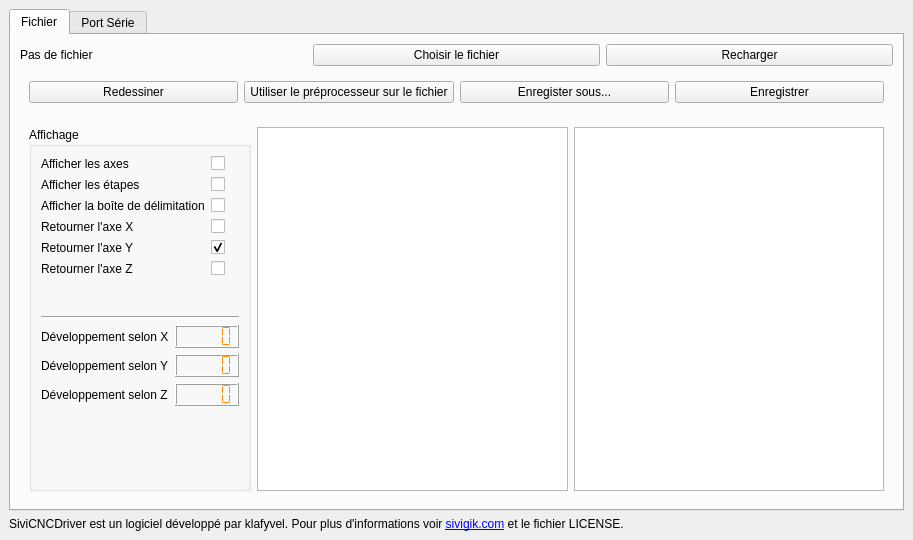
<?xml version="1.0" encoding="UTF-8"?>
<ui version="4.0">
 <class>MainWindow</class>
 <widget class="QMainWindow" name="MainWindow">
  <property name="geometry">
   <rect>
    <x>0</x>
    <y>0</y>
    <width>913</width>
    <height>540</height>
   </rect>
  </property>
  <property name="windowTitle">
   <string>SiviCNCDriver</string>
  </property>
  <property name="windowIcon">
   <iconset>
    <normaloff>rc/siviIcon.png</normaloff>rc/siviIcon.png</iconset>
  </property>
  <property name="tabShape">
   <enum>QTabWidget::Triangular</enum>
  </property>
  <widget class="QWidget" name="centralwidget">
   <layout class="QVBoxLayout" name="verticalLayout_4">
    <item>
     <widget class="QTabWidget" name="tabWidget_2">
      <property name="styleSheet">
       <string notr="true"/>
      </property>
      <property name="currentIndex">
       <number>0</number>
      </property>
      <widget class="QWidget" name="tab_2">
       <attribute name="title">
        <string>Fichier</string>
       </attribute>
       <layout class="QVBoxLayout" name="verticalLayout_9">
        <item>
         <layout class="QHBoxLayout" name="horizontalLayout">
          <item>
           <widget class="QLabel" name="filename">
            <property name="text">
             <string>Pas de fichier</string>
            </property>
           </widget>
          </item>
          <item>
           <widget class="QPushButton" name="btn_file">
            <property name="text">
             <string>Choisir le fichier</string>
            </property>
            <property name="icon">
             <iconset>
              <normaloff>rc/load.png</normaloff>rc/load.png</iconset>
            </property>
           </widget>
          </item>
          <item>
           <widget class="QPushButton" name="btn_reload">
            <property name="text">
             <string>Recharger</string>
            </property>
            <property name="icon">
             <iconset>
              <normaloff>rc/reload.png</normaloff>rc/reload.png</iconset>
            </property>
           </widget>
          </item>
         </layout>
        </item>
        <item>
         <widget class="QWidget" name="widget" native="true">
          <layout class="QHBoxLayout" name="horizontalLayout_3">
           <item>
            <widget class="QPushButton" name="redraw">
             <property name="text">
              <string>Redessiner</string>
             </property>
             <property name="icon">
              <iconset>
               <normaloff>rc/writing.png</normaloff>rc/writing.png</iconset>
             </property>
            </widget>
           </item>
           <item>
            <widget class="QPushButton" name="btn_preprocessor">
             <property name="text">
              <string>Utiliser le préprocesseur sur le fichier</string>
             </property>
             <property name="icon">
              <iconset>
               <normaloff>rc/work.png</normaloff>rc/work.png</iconset>
             </property>
            </widget>
           </item>
           <item>
            <widget class="QPushButton" name="btn_save_as">
             <property name="text">
              <string>Enregister sous...</string>
             </property>
             <property name="icon">
              <iconset>
               <normaloff>rc/save.png</normaloff>rc/save.png</iconset>
             </property>
            </widget>
           </item>
           <item>
            <widget class="QPushButton" name="btn_save_file">
             <property name="text">
              <string>Enregistrer</string>
             </property>
             <property name="icon">
              <iconset>
               <normaloff>rc/save.png</normaloff>rc/save.png</iconset>
             </property>
            </widget>
           </item>
          </layout>
         </widget>
        </item>
        <item>
         <widget class="QWidget" name="widget_2" native="true">
          <layout class="QHBoxLayout" name="horizontalLayout_5">
           <item>
            <widget class="QGroupBox" name="groupBox_5">
             <property name="title">
              <string>Affichage</string>
             </property>
             <layout class="QVBoxLayout" name="verticalLayout">
              <item>
               <layout class="QFormLayout" name="formLayout_4">
                <item row="0" column="0">
                 <widget class="QLabel" name="afficherLesAxesLabel">
                  <property name="text">
                   <string>Afficher les axes</string>
                  </property>
                 </widget>
                </item>
                <item row="0" column="1">
                 <widget class="QCheckBox" name="display_axis"/>
                </item>
                <item row="1" column="0">
                 <widget class="QLabel" name="afficherLesTapesLabel">
                  <property name="text">
                   <string>Afficher les étapes</string>
                  </property>
                 </widget>
                </item>
                <item row="1" column="1">
                 <widget class="QCheckBox" name="display_draw_steps"/>
                </item>
                <item row="2" column="0">
                 <widget class="QLabel" name="afficherLaBoTeDeDLimitationLabel">
                  <property name="text">
                   <string>Afficher la boîte de délimitation</string>
                  </property>
                 </widget>
                </item>
                <item row="2" column="1">
                 <widget class="QCheckBox" name="display_bounding_box"/>
                </item>
                <item row="3" column="0">
                 <widget class="QLabel" name="inverserLAxeXLabel">
                  <property name="text">
                   <string>Retourner l'axe X</string>
                  </property>
                 </widget>
                </item>
                <item row="3" column="1">
                 <widget class="QCheckBox" name="reverse_display_x"/>
                </item>
                <item row="4" column="0">
                 <widget class="QLabel" name="inverserLAxeYLabel">
                  <property name="text">
                   <string>Retourner l'axe Y</string>
                  </property>
                 </widget>
                </item>
                <item row="4" column="1">
                 <widget class="QCheckBox" name="reverse_display_y">
                  <property name="checked">
                   <bool>true</bool>
                  </property>
                 </widget>
                </item>
                <item row="5" column="0">
                 <widget class="QLabel" name="inverserLAxeZLabel">
                  <property name="text">
                   <string>Retourner l'axe Z</string>
                  </property>
                 </widget>
                </item>
                <item row="5" column="1">
                 <widget class="QCheckBox" name="reverse_display_z"/>
                </item>
               </layout>
              </item>
              <item>
               <widget class="Line" name="line">
                <property name="orientation">
                 <enum>Qt::Horizontal</enum>
                </property>
               </widget>
              </item>
              <item>
               <layout class="QFormLayout" name="formLayout_5">
                <item row="0" column="0">
                 <widget class="QLabel" name="label_5">
                  <property name="text">
                   <string>Développement selon X</string>
                  </property>
                 </widget>
                </item>
                <item row="0" column="1">
                 <widget class="QLCDNumber" name="space_x">
                  <property name="styleSheet">
                   <string notr="true">color:DarkOrange;</string>
                  </property>
                  <property name="segmentStyle">
                   <enum>QLCDNumber::Flat</enum>
                  </property>
                  <property name="value" stdset="0">
                   <double>0.000000000000000</double>
                  </property>
                 </widget>
                </item>
                <item row="1" column="0">
                 <widget class="QLabel" name="label_11">
                  <property name="text">
                   <string>Développement selon Y</string>
                  </property>
                 </widget>
                </item>
                <item row="1" column="1">
                 <widget class="QLCDNumber" name="space_y">
                  <property name="styleSheet">
                   <string notr="true">color:DarkOrange;</string>
                  </property>
                  <property name="lineWidth">
                   <number>1</number>
                  </property>
                  <property name="segmentStyle">
                   <enum>QLCDNumber::Flat</enum>
                  </property>
                 </widget>
                </item>
                <item row="2" column="0">
                 <widget class="QLabel" name="label_12">
                  <property name="text">
                   <string>Développement selon Z</string>
                  </property>
                 </widget>
                </item>
                <item row="2" column="1">
                 <widget class="QLCDNumber" name="space_z">
                  <property name="styleSheet">
                   <string notr="true">color:DarkOrange;</string>
                  </property>
                  <property name="smallDecimalPoint">
                   <bool>false</bool>
                  </property>
                  <property name="segmentStyle">
                   <enum>QLCDNumber::Flat</enum>
                  </property>
                 </widget>
                </item>
               </layout>
              </item>
             </layout>
            </widget>
           </item>
           <item>
            <widget class="QGraphicsView" name="fileview">
             <property name="sizeAdjustPolicy">
              <enum>QAbstractScrollArea::AdjustToContents</enum>
             </property>
             <property name="dragMode">
              <enum>QGraphicsView::ScrollHandDrag</enum>
             </property>
            </widget>
           </item>
           <item>
            <widget class="QTextEdit" name="code_edit"/>
           </item>
          </layout>
         </widget>
        </item>
       </layout>
      </widget>
      <widget class="QWidget" name="tab_3">
       <attribute name="title">
        <string>Port Série</string>
       </attribute>
       <layout class="QHBoxLayout" name="horizontalLayout_2">
        <item>
         <widget class="QGroupBox" name="groupBox">
          <property name="title">
           <string>Moniteur série</string>
          </property>
          <layout class="QVBoxLayout" name="verticalLayout_2">
           <item>
            <widget class="QTextEdit" name="serial_monitor">
             <property name="sizePolicy">
              <sizepolicy hsizetype="Expanding" vsizetype="Minimum">
               <horstretch>0</horstretch>
               <verstretch>0</verstretch>
              </sizepolicy>
             </property>
             <property name="minimumSize">
              <size>
               <width>0</width>
               <height>300</height>
              </size>
             </property>
             <property name="maximumSize">
              <size>
               <width>16777215</width>
               <height>2000</height>
              </size>
             </property>
             <property name="styleSheet">
              <string notr="true">background-color:black;</string>
             </property>
             <property name="readOnly">
              <bool>true</bool>
             </property>
             <property name="html">
              <string>&lt;!DOCTYPE HTML PUBLIC &quot;-//W3C//DTD HTML 4.0//EN&quot; &quot;http://www.w3.org/TR/REC-html40/strict.dtd&quot;&gt;
&lt;html&gt;&lt;head&gt;&lt;meta name=&quot;qrichtext&quot; content=&quot;1&quot; /&gt;&lt;style type=&quot;text/css&quot;&gt;
p, li { white-space: pre-wrap; }
&lt;/style&gt;&lt;/head&gt;&lt;body style=&quot; font-family:'Noto Sans'; font-size:10pt; font-weight:400; font-style:normal;&quot;&gt;
&lt;p style=&quot;-qt-paragraph-type:empty; margin-top:12px; margin-bottom:12px; margin-left:0px; margin-right:0px; -qt-block-indent:0; text-indent:0px; font-family:'Ubuntu'; font-size:11pt;&quot;&gt;&lt;br /&gt;&lt;/p&gt;&lt;/body&gt;&lt;/html&gt;</string>
             </property>
            </widget>
           </item>
           <item>
            <layout class="QHBoxLayout" name="horizontalLayout_4">
             <item>
              <widget class="QLabel" name="label_4">
               <property name="text">
                <string>Commande :</string>
               </property>
              </widget>
             </item>
             <item>
              <widget class="QLineEdit" name="command_edit"/>
             </item>
             <item>
              <widget class="QPushButton" name="btn_command">
               <property name="text">
                <string>Envoyer</string>
               </property>
               <property name="icon">
                <iconset>
                 <normaloff>rc/run.png</normaloff>rc/run.png</iconset>
               </property>
              </widget>
             </item>
            </layout>
           </item>
           <item>
            <widget class="QPushButton" name="btn_send_current_file">
             <property name="text">
              <string>Envoyer le fichier courrant</string>
             </property>
             <property name="icon">
              <iconset>
               <normaloff>rc/upload.png</normaloff>rc/upload.png</iconset>
             </property>
            </widget>
           </item>
           <item>
            <widget class="QProgressBar" name="sending_progress">
             <property name="value">
              <number>0</number>
             </property>
            </widget>
           </item>
          </layout>
         </widget>
        </item>
        <item>
         <widget class="QTabWidget" name="tabWidget">
          <property name="enabled">
           <bool>true</bool>
          </property>
          <property name="currentIndex">
           <number>0</number>
          </property>
          <widget class="QWidget" name="tab_serial">
           <attribute name="title">
            <string>Port série</string>
           </attribute>
           <layout class="QVBoxLayout" name="verticalLayout_3">
            <item>
             <widget class="QWidget" name="trueSerialContainer" native="true">
              <layout class="QVBoxLayout" name="verticalLayout_10">
               <item>
                <layout class="QFormLayout" name="serial_settings">
                 <item row="0" column="0">
                  <widget class="QLabel" name="mulerUnPortSRieLabel">
                   <property name="text">
                    <string>Émuler un port série</string>
                   </property>
                  </widget>
                 </item>
                 <item row="0" column="1">
                  <widget class="QCheckBox" name="chk_fake_serial"/>
                 </item>
                 <item row="1" column="0">
                  <widget class="QLabel" name="label">
                   <property name="text">
                    <string>Baudrate</string>
                   </property>
                  </widget>
                 </item>
                 <item row="1" column="1">
                  <widget class="QComboBox" name="baudrate">
                   <property name="currentIndex">
                    <number>4</number>
                   </property>
                   <item>
                    <property name="text">
                     <string>300</string>
                    </property>
                   </item>
                   <item>
                    <property name="text">
                     <string>1200</string>
                    </property>
                   </item>
                   <item>
                    <property name="text">
                     <string>2400</string>
                    </property>
                   </item>
                   <item>
                    <property name="text">
                     <string>4800</string>
                    </property>
                   </item>
                   <item>
                    <property name="text">
                     <string>9600</string>
                    </property>
                   </item>
                   <item>
                    <property name="text">
                     <string>19200</string>
                    </property>
                   </item>
                   <item>
                    <property name="text">
                     <string>38400</string>
                    </property>
                   </item>
                   <item>
                    <property name="text">
                     <string>57600</string>
                    </property>
                   </item>
                   <item>
                    <property name="text">
                     <string>115200</string>
                    </property>
                   </item>
                   <item>
                    <property name="text">
                     <string>230400</string>
                    </property>
                   </item>
                   <item>
                    <property name="text">
                     <string>250000</string>
                    </property>
                   </item>
                  </widget>
                 </item>
                 <item row="2" column="0">
                  <widget class="QLabel" name="portSRieLabel">
                   <property name="text">
                    <string>Port série</string>
                   </property>
                  </widget>
                 </item>
                 <item row="2" column="1">
                  <widget class="QComboBox" name="serial_ports_list"/>
                 </item>
                 <item row="3" column="1">
                  <widget class="QPushButton" name="btn_serial_ports_list">
                   <property name="text">
                    <string>Lister les ports série</string>
                   </property>
                  </widget>
                 </item>
                </layout>
               </item>
               <item>
                <widget class="QPushButton" name="btn_connect">
                 <property name="text">
                  <string>Connecter</string>
                 </property>
                 <property name="icon">
                  <iconset>
                   <normaloff>rc/connect.png</normaloff>rc/connect.png</iconset>
                 </property>
                </widget>
               </item>
              </layout>
             </widget>
            </item>
           </layout>
          </widget>
          <widget class="QWidget" name="tab_command">
           <attribute name="title">
            <string>Commande</string>
           </attribute>
           <layout class="QVBoxLayout" name="verticalLayout_8">
            <item>
             <widget class="QPushButton" name="btn_set_origin">
              <property name="text">
               <string>Définir l'origine</string>
              </property>
              <property name="icon">
               <iconset>
                <normaloff>rc/origin.png</normaloff>rc/origin.png</iconset>
              </property>
             </widget>
            </item>
            <item>
             <widget class="QGroupBox" name="grp_cmd">
              <property name="title">
               <string>Commande manuelle</string>
              </property>
              <layout class="QVBoxLayout" name="verticalLayout_6">
               <item>
                <layout class="QGridLayout" name="gridLayout_2">
                 <item row="1" column="2">
                  <widget class="QPushButton" name="btn_x_plus">
                   <property name="text">
                    <string>X+</string>
                   </property>
                   <property name="icon">
                    <iconset>
                     <normaloff>rc/right.png</normaloff>rc/right.png</iconset>
                   </property>
                  </widget>
                 </item>
                 <item row="0" column="1">
                  <widget class="QPushButton" name="btn_y_plus">
                   <property name="text">
                    <string>Y+</string>
                   </property>
                   <property name="icon">
                    <iconset>
                     <normaloff>rc/up.png</normaloff>rc/up.png</iconset>
                   </property>
                  </widget>
                 </item>
                 <item row="2" column="1">
                  <widget class="QPushButton" name="btn_y_minus">
                   <property name="text">
                    <string>Y-</string>
                   </property>
                   <property name="icon">
                    <iconset>
                     <normaloff>rc/down.png</normaloff>rc/down.png</iconset>
                   </property>
                  </widget>
                 </item>
                 <item row="1" column="0">
                  <widget class="QPushButton" name="btn_x_minus">
                   <property name="text">
                    <string>X-</string>
                   </property>
                   <property name="icon">
                    <iconset>
                     <normaloff>rc/left.png</normaloff>rc/left.png</iconset>
                   </property>
                  </widget>
                 </item>
                 <item row="0" column="3">
                  <widget class="QPushButton" name="btn_z_plus">
                   <property name="text">
                    <string>Z+</string>
                   </property>
                   <property name="icon">
                    <iconset>
                     <normalon>rc/up.png</normalon>
                    </iconset>
                   </property>
                  </widget>
                 </item>
                 <item row="2" column="3">
                  <widget class="QPushButton" name="btn_z_minus">
                   <property name="text">
                    <string>Z-</string>
                   </property>
                   <property name="icon">
                    <iconset>
                     <normalon>rc/down.png</normalon>
                    </iconset>
                   </property>
                  </widget>
                 </item>
                 <item row="1" column="1">
                  <widget class="QPushButton" name="btn_go_to_zero">
                   <property name="text">
                    <string>Aller à la position
Zéro</string>
                   </property>
                   <property name="icon">
                    <iconset>
                     <normaloff>rc/origin.png</normaloff>rc/origin.png</iconset>
                   </property>
                   <property name="iconSize">
                    <size>
                     <width>64</width>
                     <height>64</height>
                    </size>
                   </property>
                   <property name="flat">
                    <bool>false</bool>
                   </property>
                  </widget>
                 </item>
                </layout>
               </item>
              </layout>
             </widget>
            </item>
            <item>
             <widget class="QGroupBox" name="grp_auto">
              <property name="title">
               <string>Commandes automatiques</string>
              </property>
              <layout class="QVBoxLayout" name="verticalLayout_14">
               <item>
                <widget class="QLabel" name="label_6">
                 <property name="text">
                  <string>Les commandes automatiques permettent d'envoyer des commandes directement en pas afin de régler la machine.</string>
                 </property>
                 <property name="wordWrap">
                  <bool>true</bool>
                 </property>
                </widget>
               </item>
               <item>
                <layout class="QHBoxLayout" name="horizontalLayout_10">
                 <item>
                  <widget class="QLabel" name="label_7">
                   <property name="text">
                    <string>L'axe</string>
                   </property>
                  </widget>
                 </item>
                 <item>
                  <widget class="QComboBox" name="auto_cmd_axis">
                   <item>
                    <property name="text">
                     <string>X</string>
                    </property>
                   </item>
                   <item>
                    <property name="text">
                     <string>Y</string>
                    </property>
                   </item>
                   <item>
                    <property name="text">
                     <string>Z</string>
                    </property>
                   </item>
                  </widget>
                 </item>
                 <item>
                  <widget class="QLabel" name="label_8">
                   <property name="text">
                    <string>effectue</string>
                   </property>
                  </widget>
                 </item>
                 <item>
                  <widget class="QSpinBox" name="auto_cmd_number"/>
                 </item>
                 <item>
                  <widget class="QComboBox" name="auto_cmd_type">
                   <item>
                    <property name="text">
                     <string>aller</string>
                    </property>
                   </item>
                   <item>
                    <property name="text">
                     <string>aller(s)-retour(s)</string>
                    </property>
                   </item>
                  </widget>
                 </item>
                 <item>
                  <widget class="QLabel" name="label_9">
                   <property name="text">
                    <string>de</string>
                   </property>
                  </widget>
                 </item>
                 <item>
                  <widget class="QSpinBox" name="auto_cmd_step">
                   <property name="minimum">
                    <number>1</number>
                   </property>
                   <property name="maximum">
                    <number>1000</number>
                   </property>
                  </widget>
                 </item>
                 <item>
                  <widget class="QLabel" name="label_10">
                   <property name="text">
                    <string>pas.</string>
                   </property>
                  </widget>
                 </item>
                </layout>
               </item>
               <item>
                <widget class="QPushButton" name="btn_run_auto_cmd">
                 <property name="text">
                  <string>Envoyer</string>
                 </property>
                 <property name="icon">
                  <iconset>
                   <normaloff>rc/run.png</normaloff>rc/run.png</iconset>
                 </property>
                </widget>
               </item>
              </layout>
             </widget>
            </item>
           </layout>
          </widget>
          <widget class="QWidget" name="tab_config">
           <attribute name="title">
            <string>Configuration</string>
           </attribute>
           <layout class="QVBoxLayout" name="verticalLayout_11">
            <item>
             <layout class="QHBoxLayout" name="horizontalLayout_9">
              <item>
               <widget class="QLabel" name="label_3">
                <property name="text">
                 <string>Configuration :</string>
                </property>
               </widget>
              </item>
              <item>
               <widget class="QComboBox" name="config_list">
                <item>
                 <property name="text">
                  <string>Nouvelle configuration</string>
                 </property>
                </item>
               </widget>
              </item>
             </layout>
            </item>
            <item>
             <layout class="QGridLayout" name="gridLayout_4">
              <item row="0" column="1">
               <widget class="QGroupBox" name="groupBox_3">
                <property name="sizePolicy">
                 <sizepolicy hsizetype="Preferred" vsizetype="Minimum">
                  <horstretch>0</horstretch>
                  <verstretch>0</verstretch>
                 </sizepolicy>
                </property>
                <property name="title">
                 <string>Axe Y</string>
                </property>
                <layout class="QFormLayout" name="formLayout_2">
                 <item row="0" column="0">
                  <widget class="QLabel" name="modeDePilotageLabel_2">
                   <property name="text">
                    <string>Mode de pilotage</string>
                   </property>
                  </widget>
                 </item>
                 <item row="0" column="1">
                  <widget class="QComboBox" name="drive_y">
                   <item>
                    <property name="text">
                     <string>Normal</string>
                    </property>
                   </item>
                   <item>
                    <property name="text">
                     <string>Couple maximal</string>
                    </property>
                   </item>
                   <item>
                    <property name="text">
                     <string>Demi pas</string>
                    </property>
                   </item>
                  </widget>
                 </item>
                 <item row="1" column="0">
                  <widget class="QLabel" name="ratioLabel_2">
                   <property name="text">
                    <string>Ratio</string>
                   </property>
                  </widget>
                 </item>
                 <item row="1" column="1">
                  <widget class="QDoubleSpinBox" name="ratio_y">
                   <property name="suffix">
                    <string> mm/pas</string>
                   </property>
                  </widget>
                 </item>
                 <item row="2" column="0">
                  <widget class="QLabel" name="jeuLabel_2">
                   <property name="text">
                    <string>Jeu</string>
                   </property>
                  </widget>
                 </item>
                 <item row="2" column="1">
                  <widget class="QDoubleSpinBox" name="play_y">
                   <property name="suffix">
                    <string>  mm</string>
                   </property>
                  </widget>
                 </item>
                 <item row="3" column="0">
                  <widget class="QLabel" name="inverserLAxeLabel_2">
                   <property name="text">
                    <string>Inverser l'axe</string>
                   </property>
                  </widget>
                 </item>
                 <item row="3" column="1">
                  <widget class="QCheckBox" name="reverse_y"/>
                 </item>
                </layout>
               </widget>
              </item>
              <item row="0" column="0">
               <widget class="QGroupBox" name="groupBox_2">
                <property name="sizePolicy">
                 <sizepolicy hsizetype="Preferred" vsizetype="Minimum">
                  <horstretch>0</horstretch>
                  <verstretch>0</verstretch>
                 </sizepolicy>
                </property>
                <property name="title">
                 <string>Axe X</string>
                </property>
                <layout class="QFormLayout" name="formLayout">
                 <item row="0" column="0">
                  <widget class="QLabel" name="modeDePilotageLabel">
                   <property name="text">
                    <string>Mode de pilotage</string>
                   </property>
                  </widget>
                 </item>
                 <item row="0" column="1">
                  <widget class="QComboBox" name="drive_x">
                   <item>
                    <property name="text">
                     <string>Normal</string>
                    </property>
                   </item>
                   <item>
                    <property name="text">
                     <string>Couple maximal</string>
                    </property>
                   </item>
                   <item>
                    <property name="text">
                     <string>Demi pas</string>
                    </property>
                   </item>
                  </widget>
                 </item>
                 <item row="1" column="0">
                  <widget class="QLabel" name="ratioLabel">
                   <property name="text">
                    <string>Ratio</string>
                   </property>
                  </widget>
                 </item>
                 <item row="1" column="1">
                  <widget class="QDoubleSpinBox" name="ratio_x">
                   <property name="suffix">
                    <string> mm/pas</string>
                   </property>
                  </widget>
                 </item>
                 <item row="2" column="0">
                  <widget class="QLabel" name="jeuLabel">
                   <property name="text">
                    <string>Jeu</string>
                   </property>
                  </widget>
                 </item>
                 <item row="2" column="1">
                  <widget class="QDoubleSpinBox" name="play_x">
                   <property name="suffix">
                    <string> mm</string>
                   </property>
                  </widget>
                 </item>
                 <item row="3" column="0">
                  <widget class="QLabel" name="inverserLAxeLabel">
                   <property name="text">
                    <string>Inverser l'axe</string>
                   </property>
                  </widget>
                 </item>
                 <item row="3" column="1">
                  <widget class="QCheckBox" name="reverse_x"/>
                 </item>
                </layout>
               </widget>
              </item>
              <item row="1" column="1">
               <layout class="QVBoxLayout" name="verticalLayout_12">
                <item>
                 <widget class="QPushButton" name="btn_send_config">
                  <property name="text">
                   <string>Envoyer la configuration</string>
                  </property>
                  <property name="icon">
                   <iconset>
                    <normaloff>rc/connect.png</normaloff>rc/connect.png</iconset>
                  </property>
                 </widget>
                </item>
                <item>
                 <widget class="QPushButton" name="btn_save_config">
                  <property name="text">
                   <string>Enregister</string>
                  </property>
                  <property name="icon">
                   <iconset>
                    <normaloff>rc/save.png</normaloff>rc/save.png</iconset>
                  </property>
                 </widget>
                </item>
                <item>
                 <widget class="QPushButton" name="btn_save_config_as">
                  <property name="text">
                   <string>Enregister sous</string>
                  </property>
                  <property name="icon">
                   <iconset>
                    <normaloff>rc/save.png</normaloff>rc/save.png</iconset>
                  </property>
                 </widget>
                </item>
               </layout>
              </item>
              <item row="1" column="0">
               <widget class="QGroupBox" name="groupBox_4">
                <property name="title">
                 <string>Axe Z</string>
                </property>
                <layout class="QFormLayout" name="formLayout_3">
                 <item row="0" column="0">
                  <widget class="QLabel" name="modeDePilotageLabel_3">
                   <property name="text">
                    <string>Mode de pilotage</string>
                   </property>
                  </widget>
                 </item>
                 <item row="0" column="1">
                  <widget class="QComboBox" name="drive_z">
                   <item>
                    <property name="text">
                     <string>Normal</string>
                    </property>
                   </item>
                   <item>
                    <property name="text">
                     <string>Couple maximal</string>
                    </property>
                   </item>
                   <item>
                    <property name="text">
                     <string>Demi pas</string>
                    </property>
                   </item>
                  </widget>
                 </item>
                 <item row="1" column="0">
                  <widget class="QLabel" name="ratioLabel_3">
                   <property name="text">
                    <string>Ratio</string>
                   </property>
                  </widget>
                 </item>
                 <item row="1" column="1">
                  <widget class="QDoubleSpinBox" name="ratio_z">
                   <property name="suffix">
                    <string> mm/pas</string>
                   </property>
                  </widget>
                 </item>
                 <item row="2" column="0">
                  <widget class="QLabel" name="jeuLabel_3">
                   <property name="text">
                    <string>Jeu</string>
                   </property>
                  </widget>
                 </item>
                 <item row="2" column="1">
                  <widget class="QDoubleSpinBox" name="play_z">
                   <property name="suffix">
                    <string> mm</string>
                   </property>
                  </widget>
                 </item>
                 <item row="3" column="0">
                  <widget class="QLabel" name="inverserLAxeLabel_3">
                   <property name="text">
                    <string>Inverser l'axe</string>
                   </property>
                  </widget>
                 </item>
                 <item row="3" column="1">
                  <widget class="QCheckBox" name="reverse_z"/>
                 </item>
                </layout>
               </widget>
              </item>
             </layout>
            </item>
           </layout>
          </widget>
         </widget>
        </item>
       </layout>
      </widget>
     </widget>
    </item>
    <item>
     <widget class="QLabel" name="label_2">
      <property name="text">
       <string>SiviCNCDriver est un logiciel développé par klafyvel. Pour plus d'informations voir &lt;a href=&quot;http://sivigik.com&quot;&gt;sivigik.com&lt;/a&gt; et le fichier LICENSE.</string>
      </property>
      <property name="textFormat">
       <enum>Qt::RichText</enum>
      </property>
     </widget>
    </item>
   </layout>
  </widget>
  <action name="actionSave">
   <property name="text">
    <string>Save</string>
   </property>
   <property name="shortcut">
    <string>Ctrl+S</string>
   </property>
  </action>
  <action name="actionSaveAs">
   <property name="text">
    <string>SaveAs</string>
   </property>
   <property name="shortcut">
    <string>Ctrl+Shift+S</string>
   </property>
  </action>
  <action name="actionRedraw">
   <property name="text">
    <string>Redraw</string>
   </property>
   <property name="shortcut">
    <string>Ctrl+D</string>
   </property>
  </action>
  <action name="actionReload">
   <property name="text">
    <string>Reload</string>
   </property>
   <property name="shortcut">
    <string>Ctrl+R</string>
   </property>
  </action>
 </widget>
 <resources/>
 <connections>
  <connection>
   <sender>command_edit</sender>
   <signal>returnPressed()</signal>
   <receiver>btn_command</receiver>
   <slot>click()</slot>
   <hints>
    <hint type="sourcelabel">
     <x>233</x>
     <y>432</y>
    </hint>
    <hint type="destinationlabel">
     <x>325</x>
     <y>433</y>
    </hint>
   </hints>
  </connection>
 </connections>
</ui>
